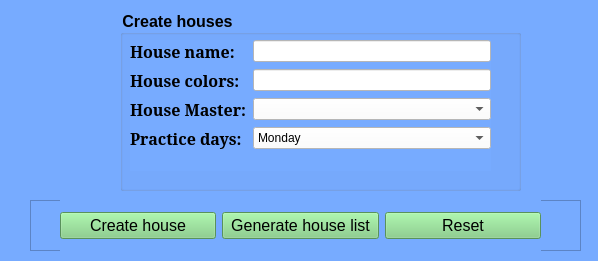
<?xml version="1.0" encoding="UTF-8"?>
<ui version="4.0">
 <class>sports</class>
 <widget class="QWidget" name="sports">
  <property name="geometry">
   <rect>
    <x>0</x>
    <y>0</y>
    <width>598</width>
    <height>261</height>
   </rect>
  </property>
  <property name="windowTitle">
   <string>sports</string>
  </property>
  <property name="styleSheet">
   <string notr="true">background-color: rgb(119, 171, 255);</string>
  </property>
  <widget class="QGroupBox" name="prt_enrty_form">
   <property name="geometry">
    <rect>
     <x>120</x>
     <y>10</y>
     <width>401</width>
     <height>181</height>
    </rect>
   </property>
   <property name="font">
    <font>
     <pointsize>12</pointsize>
     <weight>75</weight>
     <bold>true</bold>
    </font>
   </property>
   <property name="styleSheet">
    <string notr="true">background-color: rgb(119, 171, 255);</string>
   </property>
   <property name="title">
    <string>Create houses</string>
   </property>
   <widget class="QWidget" name="formLayoutWidget_2">
    <property name="geometry">
     <rect>
      <x>10</x>
      <y>30</y>
      <width>361</width>
      <height>131</height>
     </rect>
    </property>
    <property name="styleSheet">
     <string notr="true">background-color: rgb(119, 171, 255);</string>
    </property>
    <layout class="QFormLayout" name="formLayout_2">
     <item row="0" column="0">
      <widget class="QLabel" name="label_12">
       <property name="font">
        <font>
         <family>MS Serif</family>
         <pointsize>12</pointsize>
         <weight>75</weight>
         <bold>true</bold>
        </font>
       </property>
       <property name="styleSheet">
        <string notr="true">background-color: rgb(119, 171, 255);</string>
       </property>
       <property name="text">
        <string>House name:</string>
       </property>
      </widget>
     </item>
     <item row="0" column="1">
      <widget class="QLineEdit" name="lineEdit_8">
       <property name="styleSheet">
        <string notr="true">background-color: rgb(255, 255, 255);</string>
       </property>
      </widget>
     </item>
     <item row="1" column="0">
      <widget class="QLabel" name="label_13">
       <property name="font">
        <font>
         <family>MS Serif</family>
         <pointsize>12</pointsize>
         <weight>75</weight>
         <bold>true</bold>
        </font>
       </property>
       <property name="styleSheet">
        <string notr="true">background-color: rgb(119, 171, 255);</string>
       </property>
       <property name="text">
        <string>House colors:</string>
       </property>
      </widget>
     </item>
     <item row="1" column="1">
      <widget class="QLineEdit" name="lineEdit_9">
       <property name="styleSheet">
        <string notr="true">background-color: rgb(255, 255, 255);</string>
       </property>
      </widget>
     </item>
     <item row="2" column="0">
      <widget class="QLabel" name="label_14">
       <property name="font">
        <font>
         <family>MS Serif</family>
         <pointsize>12</pointsize>
         <weight>75</weight>
         <bold>true</bold>
        </font>
       </property>
       <property name="styleSheet">
        <string notr="true">background-color: rgb(119, 171, 255);</string>
       </property>
       <property name="text">
        <string>House Master:</string>
       </property>
      </widget>
     </item>
     <item row="3" column="0">
      <widget class="QLabel" name="label_15">
       <property name="font">
        <font>
         <family>MS Serif</family>
         <pointsize>12</pointsize>
         <weight>75</weight>
         <bold>true</bold>
        </font>
       </property>
       <property name="styleSheet">
        <string notr="true">background-color: rgb(119, 171, 255);</string>
       </property>
       <property name="text">
        <string>Practice days:</string>
       </property>
      </widget>
     </item>
     <item row="2" column="1">
      <widget class="QComboBox" name="comboBox">
       <property name="styleSheet">
        <string notr="true">background-color: rgb(255, 255, 255);</string>
       </property>
      </widget>
     </item>
     <item row="3" column="1">
      <widget class="QComboBox" name="comboBox_2">
       <property name="styleSheet">
        <string notr="true">background-color: rgb(255, 255, 255);</string>
       </property>
       <item>
        <property name="text">
         <string>Monday</string>
        </property>
       </item>
       <item>
        <property name="text">
         <string>Tuesday</string>
        </property>
       </item>
       <item>
        <property name="text">
         <string>Wednesday</string>
        </property>
       </item>
       <item>
        <property name="text">
         <string>Thursday</string>
        </property>
       </item>
       <item>
        <property name="text">
         <string>Friday</string>
        </property>
       </item>
      </widget>
     </item>
    </layout>
   </widget>
  </widget>
  <widget class="QFrame" name="frame">
   <property name="geometry">
    <rect>
     <x>30</x>
     <y>200</y>
     <width>551</width>
     <height>51</height>
    </rect>
   </property>
   <property name="styleSheet">
    <string notr="true">background-color: rgb(119, 171, 255);</string>
   </property>
   <property name="frameShape">
    <enum>QFrame::StyledPanel</enum>
   </property>
   <property name="frameShadow">
    <enum>QFrame::Raised</enum>
   </property>
   <widget class="QWidget" name="horizontalLayoutWidget">
    <property name="geometry">
     <rect>
      <x>30</x>
      <y>0</y>
      <width>481</width>
      <height>51</height>
     </rect>
    </property>
    <layout class="QHBoxLayout" name="horizontalLayout">
     <item>
      <widget class="QPushButton" name="pushButton_3">
       <property name="font">
        <font>
         <pointsize>12</pointsize>
        </font>
       </property>
       <property name="styleSheet">
        <string notr="true">background-color: rgb(125, 205, 127);</string>
       </property>
       <property name="text">
        <string>Create house</string>
       </property>
      </widget>
     </item>
     <item>
      <widget class="QPushButton" name="pushButton_4">
       <property name="font">
        <font>
         <pointsize>12</pointsize>
        </font>
       </property>
       <property name="styleSheet">
        <string notr="true">background-color: rgb(125, 205, 127);</string>
       </property>
       <property name="text">
        <string>Generate house list</string>
       </property>
      </widget>
     </item>
     <item>
      <widget class="QPushButton" name="pushButton_2">
       <property name="font">
        <font>
         <pointsize>12</pointsize>
        </font>
       </property>
       <property name="styleSheet">
        <string notr="true">background-color: rgb(125, 205, 127);</string>
       </property>
       <property name="text">
        <string>Reset</string>
       </property>
      </widget>
     </item>
    </layout>
   </widget>
  </widget>
 </widget>
 <resources/>
 <connections/>
</ui>
